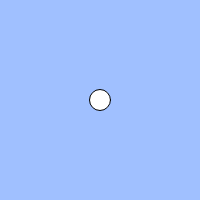
Frame 1 (no input)
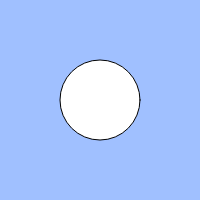
Frame 60 (no input)
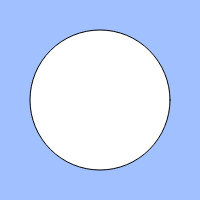
Frame 120 (the mouse pressed at the canvas centre since frame 60)

The p5.js sketch that drew these frames (run headless with seeded random() and noise() and a simulated clock; from frame 60 on, the mouse is pressed at the canvas centre):

// p5.js sketch
// ── sketch.js
// 練習問題「心臓の鼓動のように大きくなったり小さくなったりする円」
let speed = 1;
let count = 0;
let fast = false;
let width = 200;
let height = 200;
let size = 20;
let bol = true;
function setup(){
  createCanvas(200, 200);
}

function draw(){
  background(160, 192, 255);
  if (keyIsPressed === true) {
    speed = 3;
  } else {
    speed = 1;
  }
  if(bol){
    size = size + 1 * speed;
    if(size > 170){
      bol = false; 
    }
  }else{
    size = size -1 * speed;
    if(size < 20){
      bol = true;
    }
  }
  ellipse(width / 2, height / 2, size);
}
